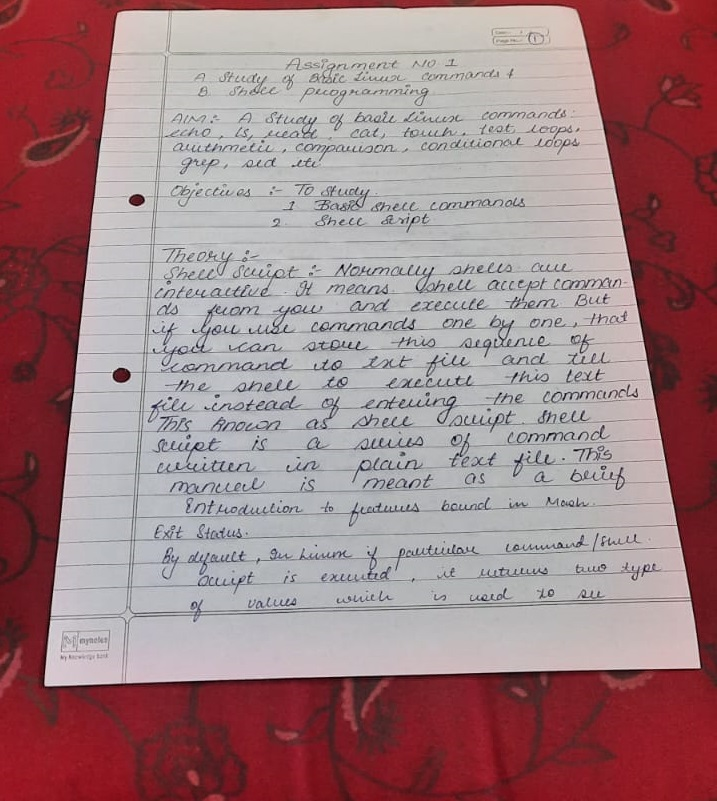
//> input picture unScannedImg/img1.jpeg, 717 x 801 px
$ ./Source   (built with g++ and OpenCV 4)
//> lines starting //> are read from the running program, lines starting //| are printed output that depends on the picture; after the words box and inside, x2 and y2 are one past the last pixel; in counts of white or black regions, pixels touching at a corner belong together
#include<opencv2/imgcodecs.hpp>
#include<opencv2/highgui.hpp>
#include<opencv2/imgproc.hpp>
#include<iostream>

using namespace std;
using namespace cv;

Mat Originalimg, imgThresh, imgGray, imgBlur, imgCanny, imgDil, imgWarp, imgCrop;
vector<Point>initialPoints, finalPoints;
float w = 420, h = 596;

Mat preprocessing(Mat img) {
	cvtColor(img, imgGray, COLOR_BGR2GRAY);
	GaussianBlur(imgGray, imgBlur, Size(3, 3), 3, 0);
	Canny(imgBlur, imgCanny, 25, 75);
	Mat kernel = getStructuringElement(MORPH_RECT, Size(3, 3));
	dilate(imgCanny, imgDil, kernel);


	return imgDil;
}

vector<Point> getContours(Mat img) {
	vector<vector<Point>> Contours;
	vector<Vec4i> hierarchy;

	findContours(img, Contours, hierarchy, RETR_EXTERNAL, CHAIN_APPROX_SIMPLE);
	vector<vector<Point>> conPoly(Contours.size());
	vector<Rect> boundRect(Contours.size());

	vector<Point> biggest;
	int maxArea = 0;

	for (int i = 0; i < Contours.size(); i++) {
		int area = contourArea(Contours[i]);
		string objectType;

		if (area > 1000) {
			float Peri = arcLength(Contours[i], true);
			approxPolyDP(Contours[i], conPoly[i], 0.02 * Peri, true);

			if (area > maxArea && conPoly[i].size() == 4) {
				//drawContours(Originalimg, conPoly, i, Scalar(255, 0, 255), 5);
				biggest = { conPoly[i][0],conPoly[i][1] ,conPoly[i][2] ,conPoly[i][3] };
				maxArea = area;
			}
		}
	}
	return biggest;
}


vector<Point> reorder(vector<Point> points)
{
	vector<Point> newPoints;
	vector<int>  sumPoints, subPoints;

	for (int i = 0; i < 4; i++)
	{
		sumPoints.push_back(points[i].x + points[i].y);
		subPoints.push_back(points[i].x - points[i].y);
	}

	newPoints.push_back(points[min_element(sumPoints.begin(), sumPoints.end()) - sumPoints.begin()]); // 0
	newPoints.push_back(points[max_element(subPoints.begin(), subPoints.end()) - subPoints.begin()]); //1
	newPoints.push_back(points[min_element(subPoints.begin(), subPoints.end()) - subPoints.begin()]); //2
	newPoints.push_back(points[max_element(sumPoints.begin(), sumPoints.end()) - sumPoints.begin()]); //3

	return newPoints;
}

Mat getWarp(Mat img, vector<Point> points, float w, float h)
{
	Point2f src[4] = { points[0],points[1],points[2],points[3] };
	Point2f dst[4] = { {0.0f,0.0f},{w,0.0f},{0.0f,h},{w,h} };

	Mat matrix = getPerspectiveTransform(src, dst);
	warpPerspective(img, imgWarp, matrix, Point(w, h));

	return imgWarp;
}

int main() {
	String path = "unScannedImg/img1.jpeg";
	Originalimg = imread(path);
//> Originalimg is the input picture: 801 rows x 717 cols, CV_8UC3; mean B, G, R 131.1, 127.5, 160.8
	//resize(Originalimg, Originalimg, Size(), 0.2, 0.2);

	// preprocessing
	imgThresh = preprocessing(Originalimg);
//> in preprocessing, `cvtColor(img, imgGray, COLOR_BGR2GRAY);`:
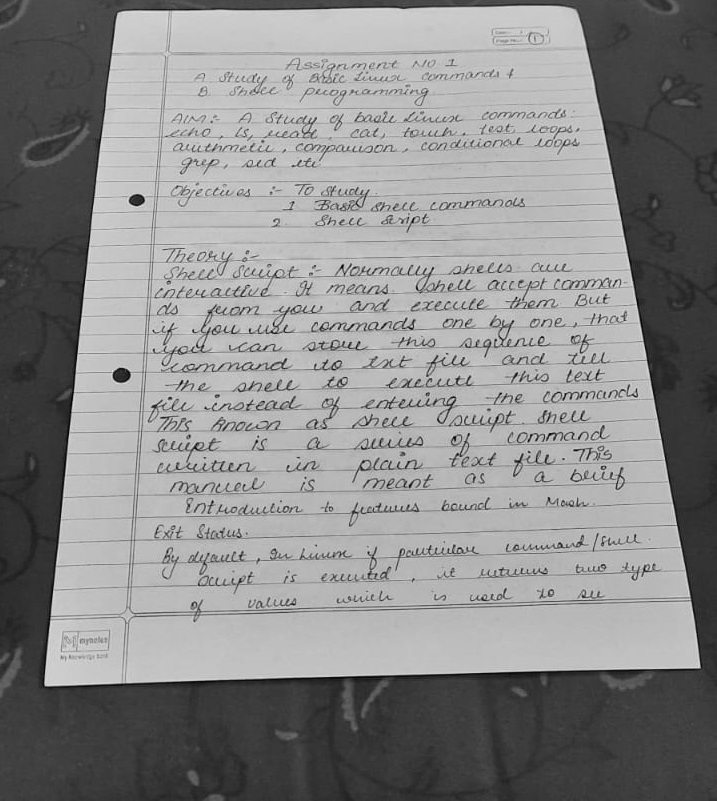
//> imgGray: 801 rows x 717 cols, CV_8UC1; min 0, max 232, mean 137.9
//> in preprocessing, `Canny(imgBlur, imgCanny, 25, 75);`:
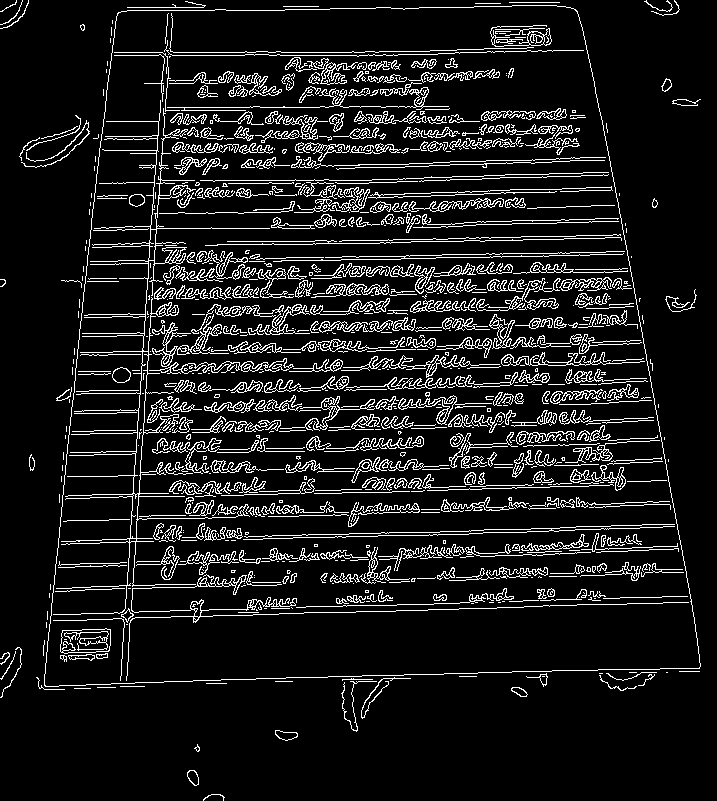
//> imgCanny: 801 rows x 717 cols, CV_8UC1; 10.2% white in thin lines or dots
//> in preprocessing, `dilate(imgCanny, imgDil, kernel);`:
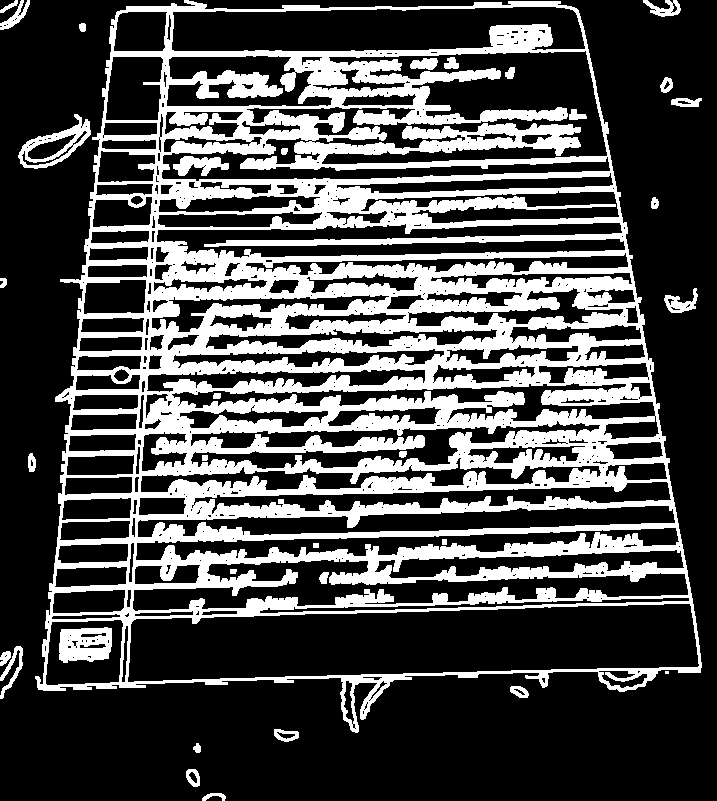
//> imgDil: 801 rows x 717 cols, CV_8UC1; 29.2% white; 34 white regions (1 under 20 px)

	//Get Contours
	initialPoints = getContours(imgThresh);
//> in getContours, `findContours(img, Contours, hierarchy, RETR_EXTERNAL, CHAIN_APPROX_SIM..`: Contours = 20 contours, 1 with area under 20; largest, box (x1, y1, x2, y2) and area: (35, 0, 702, 733) 383550, (18, 114, 91, 169) 1835, (664, 288, 698, 313) 360, (643, 0, 681, 17) 296, (0, 646, 23, 699) 276
//> in getContours, `vector<vector<Point>> conPoly(Contours.size());`: conPoly = 20 empty contours
//> the loop in getContours, `for (int i = 0; i < Contours.size(); i++)` made 20 passes
//> (area, Peri, biggest, maxArea) on pass 18: (383550, 3388.4, 4 Points (x, y): [117, 11], [38, 689], [700, 672], [578, 10], 383550)
//> (area, Peri) on pass 13: (1835, 232.3)
//> after the loop in getContours, `for (int i = 0; i < Contours.size(); i++)`: maxArea = 383550
//> initialPoints = 4 Points (x, y): [117, 11], [38, 689], [700, 672], [578, 10]


	// reorder the points
	finalPoints = reorder(initialPoints);
//> in reorder, `newPoints.push_back(points[min_element(sumPoints.begin(), sumPoints.en..`: newPoints = 1 Point (x, y): [117, 11]
//> in reorder, `newPoints.push_back(points[max_element(subPoints.begin(), subPoints.en..`: newPoints = 2 Points (x, y): [117, 11], [578, 10]
//> in reorder, `newPoints.push_back(points[min_element(subPoints.begin(), subPoints.en..`: newPoints = 3 Points (x, y): [117, 11], [578, 10], [38, 689]
//> in reorder, `newPoints.push_back(points[max_element(sumPoints.begin(), sumPoints.en..`: newPoints = 4 Points (x, y): [117, 11], [578, 10], [38, 689], [700, 672]
//> finalPoints has the same summary as newPoints in reorder


	// warp the image
	imgWarp = getWarp(Originalimg, finalPoints, w, h);
//> in getWarp, `Point2f src[4] = { points[0],points[1],points[2],points[3] };`: src has the same summary as newPoints in reorder
//> in getWarp, `Mat matrix = getPerspectiveTransform(src, dst);`: matrix = [[0.9, 0.105, -106.4], [0.00276, 1.27, -14.32], [-3.35e-05, 0.00065, 1]]
//> in getWarp, `warpPerspective(img, imgWarp, matrix, Point(w, h));`:
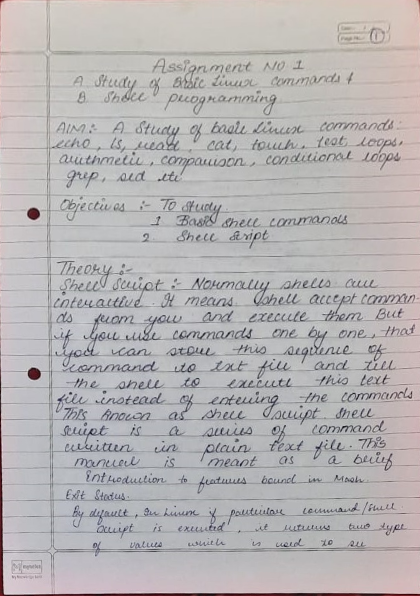
//> imgWarp: 596 rows x 420 cols, CV_8UC3; mean B, G, R 180.2, 179.2, 182.4

	//Crop the image
	int cropVal = 2;
	Rect roi(cropVal, cropVal, w - (2 * cropVal), h - (2 * cropVal));
//> roi = Rect(2, 2, 416, 592)
	imgCrop = imgWarp(roi);
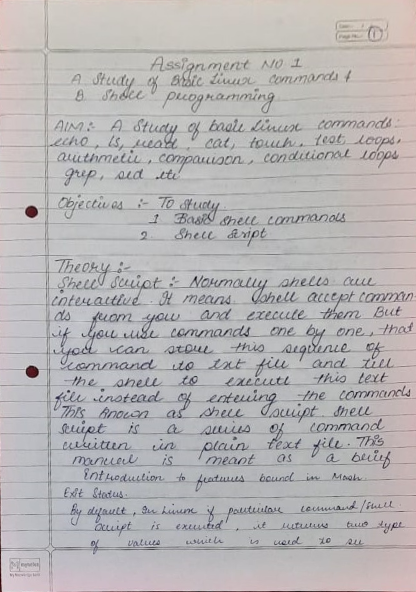
//> imgCrop: 592 rows x 416 cols, CV_8UC3; mean B, G, R 180.8, 179.9, 182.7

	//sharping the image
	Mat sharp_img;
	Mat kernel3 = (Mat_<double>(3, 3) << 0, -1, 0,
		-1, 5, -1,
		0, -1, 0);
	filter2D(imgCrop, sharp_img, -1, kernel3, Point(-1, -1), 0, BORDER_DEFAULT);
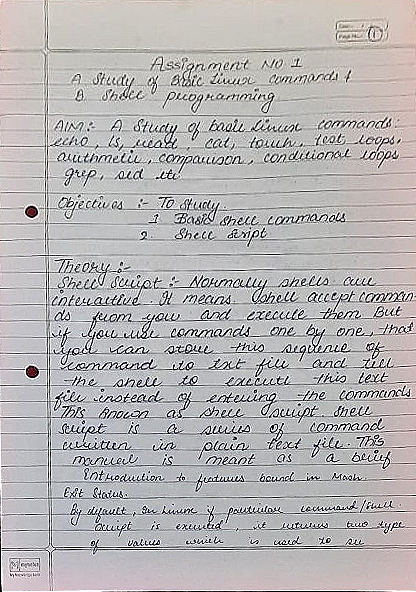
//> sharp_img: 592 rows x 416 cols, CV_8UC3; mean B, G, R 180.9, 180.2, 182.9


	//increasing the contrast of image
	Mat contrastImg;
	sharp_img.convertTo(contrastImg, -1, 1.3, 0);
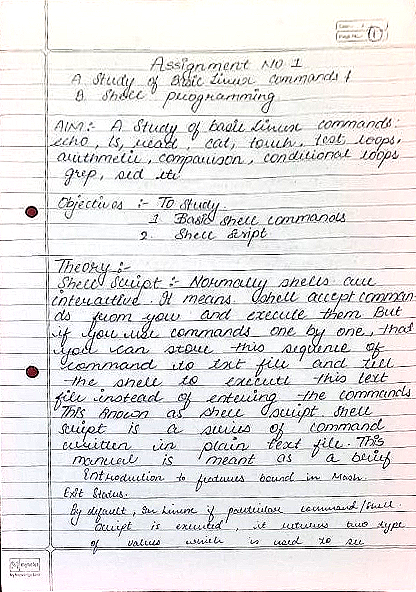
//> contrastImg: 592 rows x 416 cols, CV_8UC3; mean B, G, R 226.3, 225.7, 227.3
	///type the name of the image you want with extension
	imwrite("scannedimg/imgScanned.jpg", contrastImg);

	// [4 lines of commented-out code are left out]
	cout << "image saved" << endl;


	waitKey(0);

	return 0;
}
